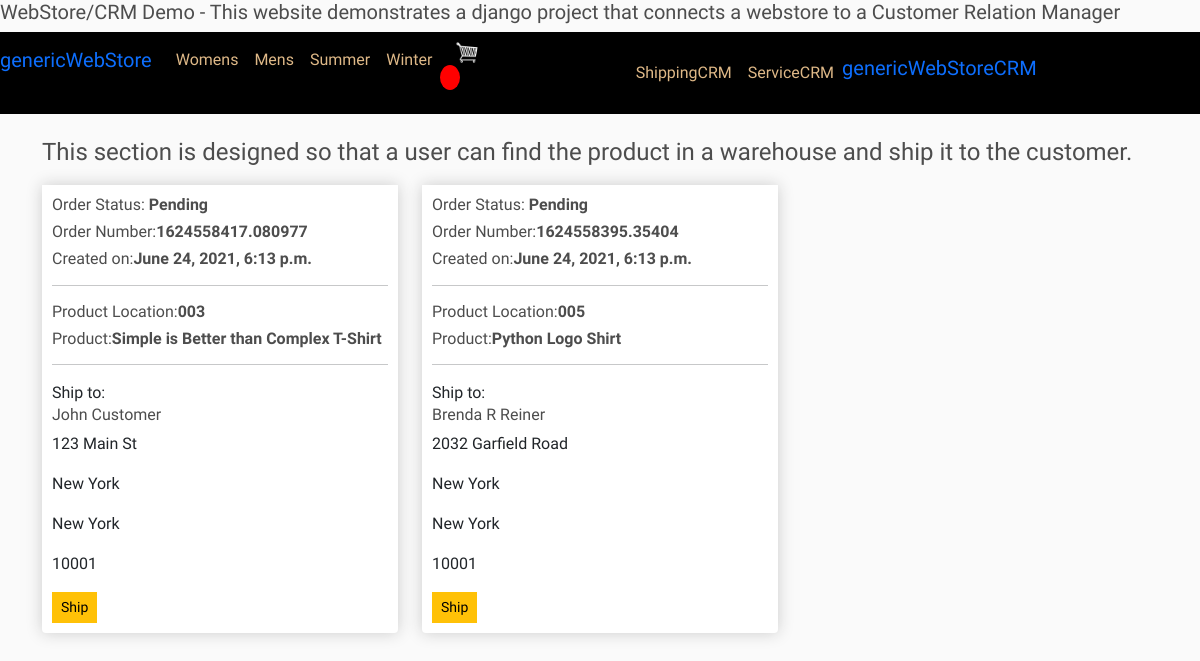
The page /shipping/ on the database as committed earlier.
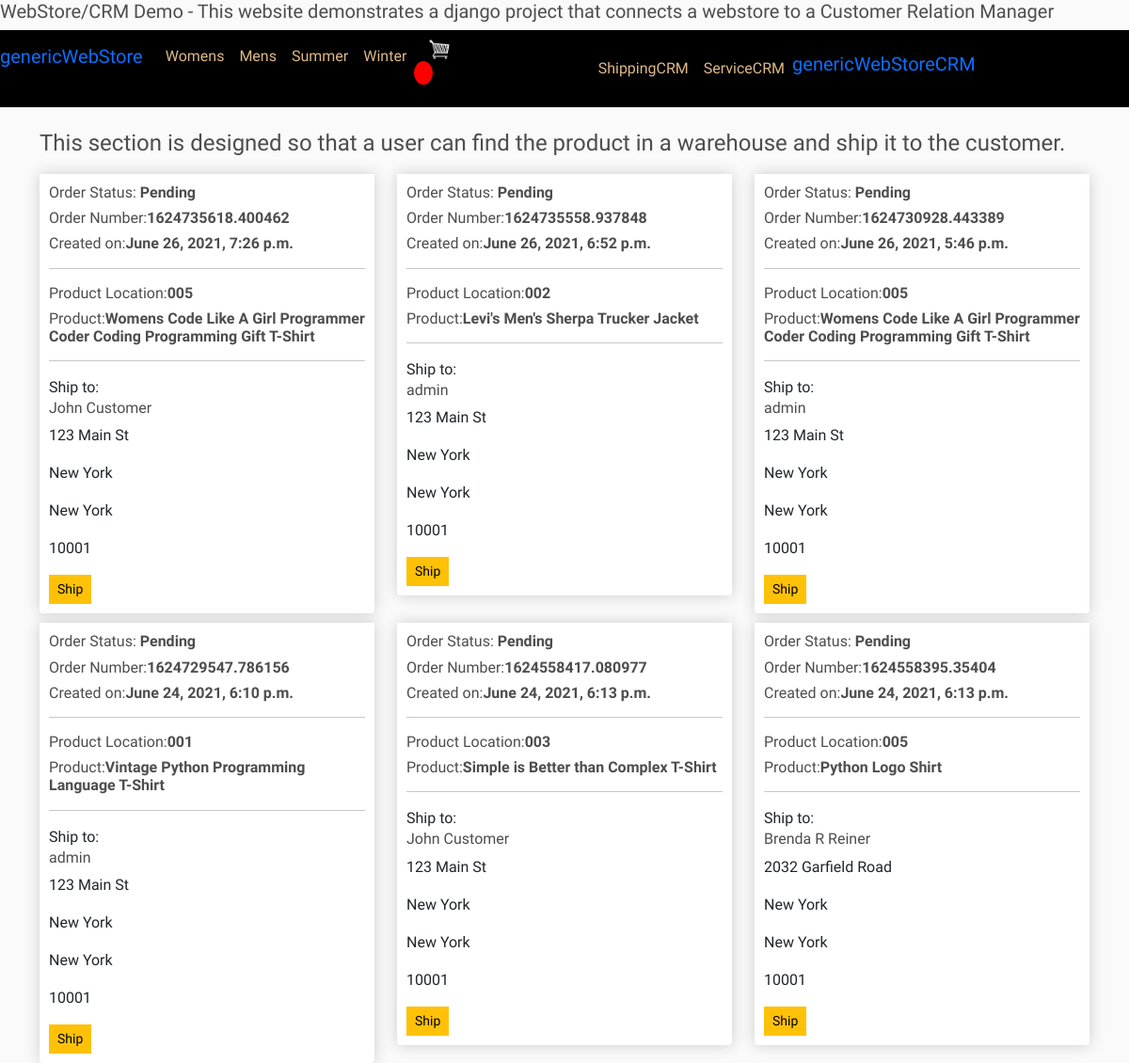
The same page on the database as committed later.
### store/models.py (models this page shows, shortened)
class ShippingAddress(models.Model):
	STATUS = (
			('Pending', 'Pending'),
			('Picked', 'Picked'),
			('Shipped', 'Shipped'),
			('Canceled', 'Canceled'),
			)
	customer = models.ForeignKey(Customer, on_delete=models.SET_NULL, null=True)
	order = models.ForeignKey(Order, on_delete=models.SET_NULL, null=True)
	orderItem = models.ManyToManyField(OrderItem)
	address = models.CharField(max_length=200, null=False)
	city = models.CharField(max_length=200, null=False)
	state = models.CharField(max_length=200, null=False)
	zipcode = models.CharField(max_length=200, null=False)
	date_added = models.DateTimeField(auto_now_add=True)
	status = models.CharField(max_length=200, null=True,blank=True, choices=STATUS, default="Pending")
	note = models.CharField(max_length=1000, null=True, blank=True)

class Order(models.Model):
	customer = models.ForeignKey(Customer, on_delete=models.SET_NULL, null=True, blank=True)
	date_ordered = models.DateTimeField(auto_now_add=True)
	complete = models.BooleanField(default=False)
	transaction_id = models.CharField(max_length=100, null=True)
	def __str__(self):
		return str(self.transaction_id)

class OrderItem(models.Model):
	product = models.ForeignKey(Product, on_delete=models.SET_NULL, null=True)
	order = models.ForeignKey(Order, on_delete=models.SET_NULL, null=True)
	quantity = models.IntegerField(default=0, null=True, blank=True)
	date_added = models.DateTimeField(auto_now_add=True)

class Product(models.Model):
	sCATEGORY = (
			('Summer', 'Summer'),
			('Winter', 'Winter'),
			)
	gCATEGORY = (
			('Womens', 'Womens'),
			('Mens', 'Mens'),
			)
	LOCATION = (
			('001','001'),
			('002','002'),
			('003','003'),
			('004','004'),
			('005','005'),
			('006','006'),
			('007','007'),
			)
	name = models.CharField(max_length=200)
	description = models.CharField(max_length=200, null=True, blank=True)
	genderCategory = models.CharField(max_length=200, null=True, choices=gCATEGORY)
	seasonCategory = models.CharField(max_length=200, null=True, choices=sCATEGORY)
	price = models.FloatField()
	slPrice = models.FloatField(null=True, blank=True)
	lwstPrice = models.FloatField(null=True, blank=True)
	cost = models.FloatField(null=True, blank=True)
	location = models.CharField(max_length=200, null=True, choices=LOCATION)
	mnfDscptn = models.TextField(null=True, blank=True)
	mnfBrCd = models.CharField(max_length=200, default=False)
	digital = models.BooleanField(default=False,null=True, blank=True)
	image = models.ImageField(null=True, blank=True)
	image2 = models.ImageField(null=True, blank=True)
	image3 = models.ImageField(null=True, blank=True)
	date_created = models.DateTimeField(auto_now_add=True, null=True)
	tags = models.ManyToManyField(Tag)
	newItem = models.BooleanField(default=False,null=True, blank=True)
	whatsHot = models.BooleanField(default=False,null=True, blank=True)
	promo = models.BooleanField(default=False,null=True, blank=True)
	def __str__(self):
		return self.name

class Customer(models.Model):
	user = models.OneToOneField(User, null=True, blank=True, on_delete=models.CASCADE)
	name = models.CharField(max_length=200, null=True)
	email = models.CharField(max_length=200)
	def __str__(self):
		return self.name

### store/views.py (the view)
# urls.py: path('shipping/', views.shipping, name="shipping"),
def shipping(request):
    order = Order.objects.all()
    item = OrderItem.objects.all()
    address = ShippingAddress.objects.filter(status='Pending').order_by('-date_added')
    context = {'order':order, 'address': address, 'item':item}
    return render(request, 'store/shipping.html', context)

### store/templates/store/shipping.html
{% extends 'store/main.html' %}
{% load static %}
{% block content %}
<h4>This section is designed so that a user can find the product in a warehouse and ship it to the customer.  </h4>
<div class="row">
    {% for i in address %}
    <div class="col-lg-4">
        <div class="box-element product">
            <h6>Order Status: <strong>{{ i.status }}</strong></h6>
            <h6>Order Number:<strong>{{ i.order }}</strong></h6>
            <h6>Created on:<strong>{{ i.order.date_ordered }}</strong></h6>
            <hr>
            {% for item in i.orderItem.all %}
            <h6>Product Location:<strong>{{ item.product.location }}</strong></h6>
            <h6>Product:<strong>{{ item.product }}</strong></h6>
            <hr>
            {% endfor %}
            Ship to:
         <h6>{{ i.customer }}</h6>
            <p>{{ i.address }}</p>
            <p> {{ i.city }}</p>
            <p> {{ i.state }}</p>
            <p> {{ i.zipcode }}</p>
            <a class="btn btn-sm btn-warning" href="{% url 'updateOrder' i.id %}">Ship</a>
        </div>
    </div>
    {% endfor %}
</div>
{% endblock content %}

Rows that differ between the two databases and show on the page:
added ShippingAddress: status "Pending", order "1624735618.400462", order.date_ordered "June 26, 2021, 7:26 p.m.", customer "John Customer", address "123 Main St", city "New York", state "New York", zipcode "10001"
added OrderItem: product.location "005", product "Womens Code Like A Girl Programmer Coder Coding Programming Gift T-Shirt", shown under "Pending"
added ShippingAddress: status "Pending", order "1624735558.937848", order.date_ordered "June 26, 2021, 6:52 p.m.", customer "admin", address "123 Main St", city "New York", state "New York", zipcode "10001"
added OrderItem: product.location "002", product "Levi's Men's Sherpa Trucker Jacket", shown under "Pending"
added ShippingAddress: status "Pending", order "1624730928.443389", order.date_ordered "June 26, 2021, 5:46 p.m.", customer "admin", address "123 Main St", city "New York", state "New York", zipcode "10001"
added OrderItem: product.location "005", product "Womens Code Like A Girl Programmer Coder Coding Programming Gift T-Shirt", shown under "Pending"
added ShippingAddress: status "Pending", order "1624729547.786156", order.date_ordered "June 24, 2021, 6:10 p.m.", customer "admin", address "123 Main St", city "New York", state "New York", zipcode "10001"
now on this page (row edited): OrderItem: product.location "001", product "Vintage Python Programming Language T-Shirt", shown under "Pending"
